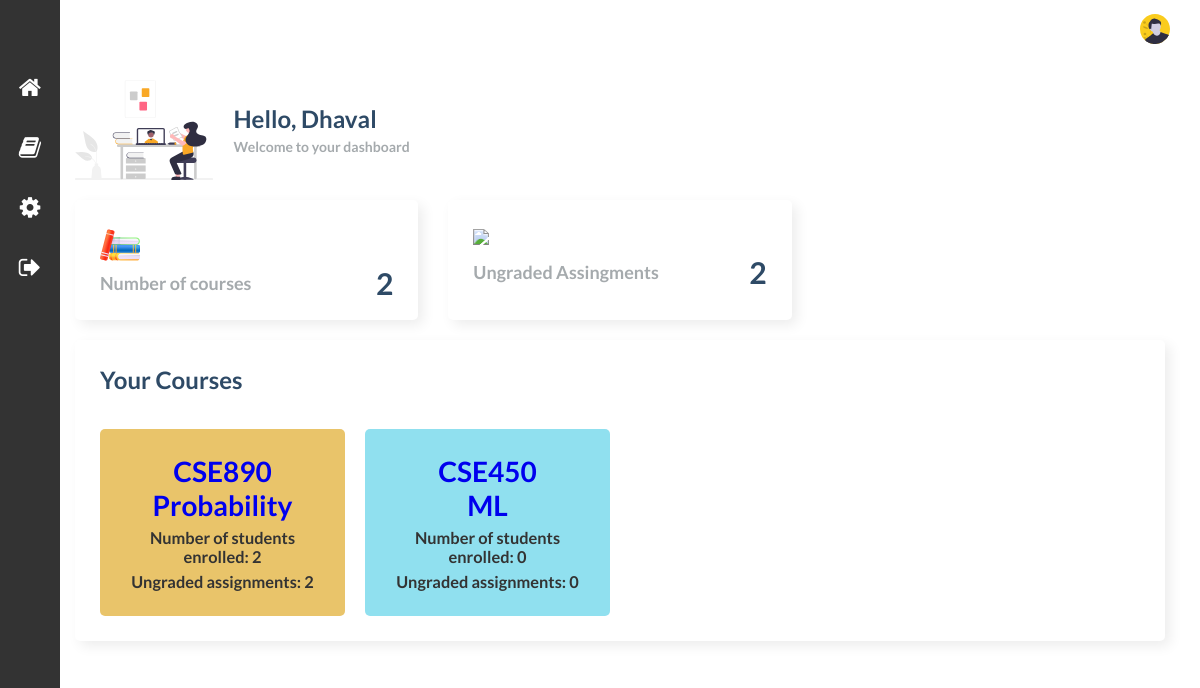
The app's page /faculty_dashboard/ (signed in) with its own data.
### lms/models.py (models this page shows, shortened)
class Faculty(models.Model):
    class Meta:
        verbose_name_plural = 'Faculty Information'
    f_name = models.CharField(max_length=50)
    l_name = models.CharField(max_length=50)
    f_id = models.CharField(max_length=10)
    email_id = models.EmailField(max_length=50)
    def __str__(self):
        return self.email_id

class Faculty_Course(models.Model):
    course_id = models.CharField(max_length=50)
    course_enrollment_year = models.DateField(default=timezone.now)
    email = models.CharField(max_length=50)
    class Meta:
        verbose_name_plural = 'Faculty Course Information'
        unique_together = (('course_id', 'email', 'course_enrollment_year'),)

class Course(models.Model):
    course_id = models.CharField(primary_key=True,max_length=10, null=False)
    course_name = models.CharField(max_length=50, null=False)
    course_details = models.CharField(max_length=500, null=False)
    professor_id = models.ForeignKey(Faculty, on_delete=models.CASCADE,null=False)
    course_credits = models.FloatField(null=False)
    class Meta:
        verbose_name_plural = 'Course Information'
        unique_together = (('course_id', 'professor_id', 'course_name'),)

### lms/views.py (the view)
# urls.py: path('faculty_dashboard/', views.faculty_dashboard, name='faculty_dashboard'),
@login_required(login_url='login')
def faculty_dashboard(request):
    fac_info = Faculty.objects.get(email_id=request.user)
    fac_course_info = Faculty_Course.objects.filter(email=fac_info)
    course = []
    no_of_course = 0
    ungraded_assignments = 0
    no_of_students = []
    for i in fac_course_info:
        cn = Course.objects.filter(course_id=i.course_id)
        total_stu = Student_Course.objects.filter(course_id=i.course_id)
        total_assign = Student_Assignment.objects.filter(course_id=i.course_id).count()
        graded_assign = Student_Grade.objects.filter(course_id=i.course_id).count()
        ungraded_assignments = ungraded_assignments + (total_assign - graded_assign)
        due = total_assign - graded_assign
        for j in cn:
            count = 0
            for k in total_stu:
                count = count + 1
            data = {"course_id": i.course_id,
                    "course_name": j.course_name,
                    "course_count": count,
                    "due": due
                    }
            course.append(data)
            no_of_course = no_of_course + 1
    return render(request, 'lms/faculty_dashboard.html',
                  context={"name": fac_info.f_name, "course": course, "no_of_course": no_of_course,
                           "total_students": no_of_students, "ungraded_assignments": ungraded_assignments})

### lms/models.py (called while the page is built)
    def __str__(self):
        return self.email

### lms/templates/lms/faculty_dashboard.html (shortened to what this page needs)
{% extends "lms/base.html" %} {% load static %} {% block content %}
    <link rel="stylesheet" type="text/css" href={% static 'css/fac_style.css' %}>
    <div class="main__container">
        <div class="main__title">
            <img src={% static 'css/faculty.svg' %}/>
            <div class="main__greeting">
                <h1>Hello, {{ name }}</h1>
                <p>Welcome to your dashboard</p>
            </div>
        </div>
        <div class="faculty-cards">
            <div class="main__cards">
                <div class="card">
                    <img width="40" src={% static 'css/books.svg' %}/>
                    <div class="card_inner">
                        <p class="text-primary-p">Number of courses</p>
                        <span class="font-bold text-title">{{ no_of_course }}</span>
                    </div>
                </div>
                <div class="card">
                    <img width="35" src={% static 'css/assignment.svg' %}/>
                    <div class="card_inner">
                        <p class="text-primary-p">Ungraded Assingments</p>
                        <span class="font-bold text-title">{{ ungraded_assignments }}</span>
                    </div>
                </div>
            </div>
        </div>
        <div class="charts__right">
            <div class="charts__right__title">
                <h1>Your Courses</h1>
            </div>
            <div class="charts__right__cards">
                {% for i in course %}
                    {% if forloop.counter %}
                        <div class="card1" id="{{ i.course_id }}">
                            <a class="nav-link"
                               href="/static_page/?course_id={{ i.course_id }}&course_name={{ i.course_name }}">
                                <h1>{{ i.course_id }}</h1>
                                <h1>{{ i.course_name }}</h1>
                            </a>
                            <h3>Number of students enrolled: {{ i.course_count }}</h3>
                            <h3>Ungraded assignments: {{ i.due }}</h3>
                        </div>
                    {% endif %}
                {% endfor %}
            </div>
        </div>
    </div>
    </div>
{% endblock %}

### lms/static/css/fac_style.css (style rules this page uses)
* { margin: 0; padding: 0; }
body { box-sizing: border-box; font-family: "Lato", sans-serif; }
.text-primary-p { color: #a5aaad; font-size: 18px; font-weight: 700; }
a { text-decoration: none; }
.font-bold { font-weight: 700; font-size: 30px; }
.text-title { color: #2e4a66; }
.main__container { padding: 20px 35px; }
.main__title { display: flex; align-items: center; }
.main__title>img { max-height: 100px; object-fit: contain; margin-right: 20px; }
.main__greeting>h1 { font-size: 24px; color: #2e4a66; margin-bottom: 5px; }
.main__greeting>p { font-size: 14px; font-weight: 700; color: #a5aaad; }
.main__cards { display: grid; grid-template-columns: 1fr 1fr 1fr; gap: 30px; margin: 20px 0; }
.card { display: flex; flex-direction: column; justify-content: space-around; height: 70px; padding: 25px; border-radius: 5px; background: #ffffff; box-shadow: 5px 5px 13px #ededed, -5px -5px 13px #ffffff; }
.card_inner { display: flex; align-items: center; justify-content: space-between; }
.charts__right { padding: 25px; border-radius: 5px; background: #ffffff; box-shadow: 5px 5px 13px #ededed, -5px -5px 13px #ffffff; }
.charts__right__title { display: flex; align-items: center; justify-content: space-between; }
.charts__right__title>h1 { font-size: 24px; color: #2e4a66; margin-bottom: 5px; }
.charts__right__cards { display: grid; grid-template-columns: 1fr 1fr 1fr 1fr; gap: 20px; margin-top: 30px; }
.card1 { background: #d1ecf1; color: #000; text-align: center; padding: 25px; border-radius: 5px; font-size: 14px; }
h3 { color: #333; padding-top: 3%; }

### records on screen
Faculty: f_name "Dhaval"
Faculty_Course: course_id "CSE890"
Course: course_name "Probability"
Faculty_Course: course_id "CSE450"
Course: course_name "ML"

### other values on screen
{{ no_of_course }} "2"
{{ ungraded_assignments }} "2"
{{ i.course_count }} "2" "0"
{{ i.due }} "2" "0"
